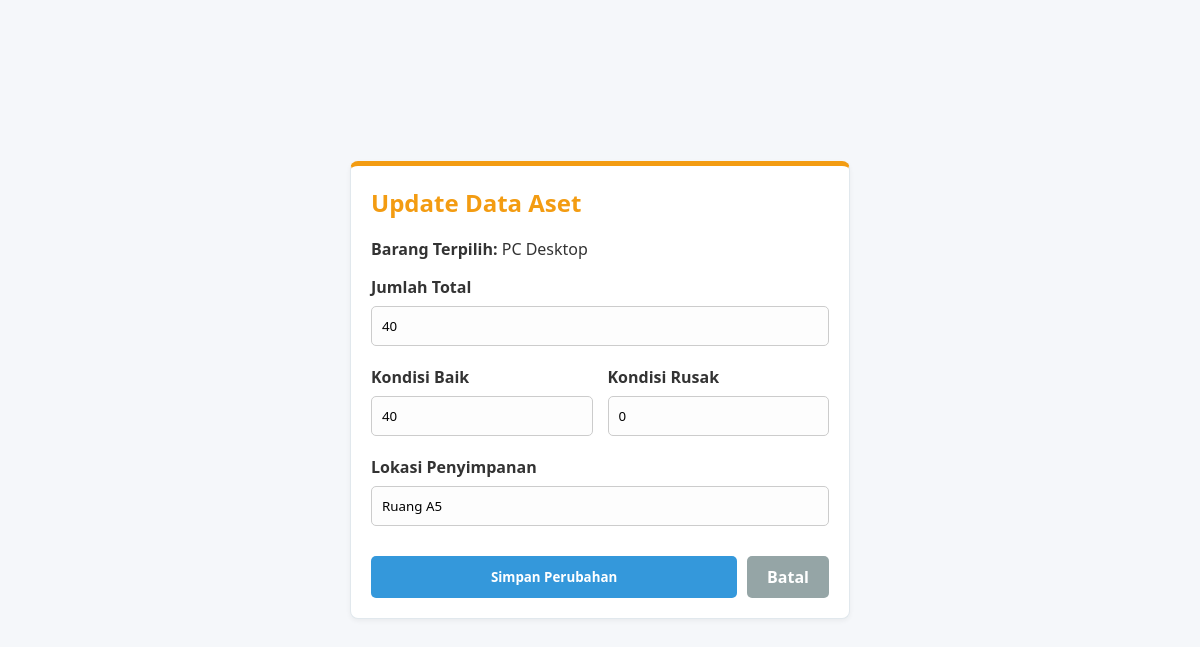
The app's page /update/1 (signed in), older data.
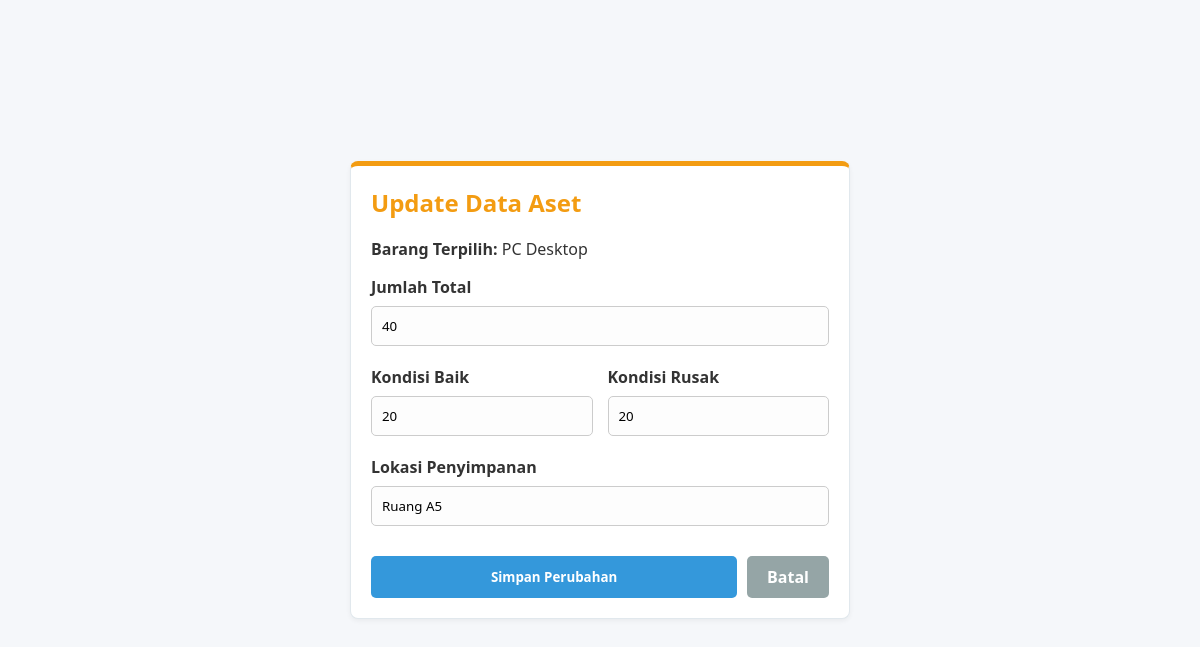
The same page, newer data.
### tables this page shows
CREATE TABLE assets (id INTEGER PRIMARY KEY AUTOINCREMENT, nama_barang TEXT, kategori TEXT, jumlah_total INTEGER, kondisi_baik INTEGER, kondisi_rusak INTEGER, lokasi TEXT);

### lab_asset.py (the view, shortened to what this page needs)
@app.route('/update/<int:id>', methods=['GET', 'POST'])
def update(id):
    if 'username' not in session: return redirect(url_for('login'))
    conn = db.get_db_connection()
    asset = conn.execute('SELECT * FROM assets WHERE id = ?', (id,)).fetchone()
    return render_template('form_asset.html', action="Update", asset=asset)

### database.py (called while the page is built)
def get_db_connection():
    conn = sqlite3.connect('lab_asset.db')
    conn.row_factory = sqlite3.Row
    return conn

### templates/form_asset.html (shortened to what this page needs)
<!DOCTYPE html>
<html>
<head>
    <link rel="stylesheet" href="{{ url_for('static', filename='style.css') }}">
</head>
<body style="background-color: #f5f7fa; justify-content: center; align-items: center; padding: 40px;">
    <div class="card-box" style="width: 500px; border-top: 5px solid #f39c12;">
        <h2 style="color: #f39c12; margin-top: 0;">{{ action }} Data Aset</h2>
        <form method="POST">
            {% if action == 'Tambah' %}
            <label><b>Nama Barang</b></label>
            <input type="text" name="nama_barang" value="{{ asset.nama_barang if asset else '' }}" required>
            <label><b>Kategori</b></label>
            <input type="text" name="kategori" value="{{ asset.kategori if asset else '' }}" required>
            {% else %}
            <p><b>Barang Terpilih:</b> {{ asset.nama_barang }}</p>
            {% endif %}
            <label><b>Jumlah Total</b></label>
            <input type="number" name="jumlah_total" value="{{ asset.jumlah_total if asset else '' }}" min="0" required>
            <div style="display: flex; gap: 15px;">
                <div style="flex: 1;">
                    <label><b>Kondisi Baik</b></label>
                    <input type="number" name="kondisi_baik" value="{{ asset.kondisi_baik if asset else '' }}" min="0" required>
                </div>
                <div style="flex: 1;">
                    <label><b>Kondisi Rusak</b></label>
                    <input type="number" name="kondisi_rusak" value="{{ asset.kondisi_rusak if asset else '' }}" min="0" required>
                </div>
            </div>
            <label><b>Lokasi Penyimpanan</b></label>
            <input type="text" name="lokasi" value="{{ asset.lokasi if asset else '' }}" required>
            <div style="display: flex; gap: 10px; margin-top: 10px;">
                <button type="submit" class="btn btn-primary">Simpan Perubahan</button>
                <a href="/dashboard" class="btn btn-secondary" style="text-align: center; flex: 1;">Batal</a>
            </div>
        </form>
    </div>
</body>
</html>

Row changes from the older to the newer data that the page shows:
changed assets "PC Desktop": kondisi_baik "40" → "20"; kondisi_rusak "0" → "20"
